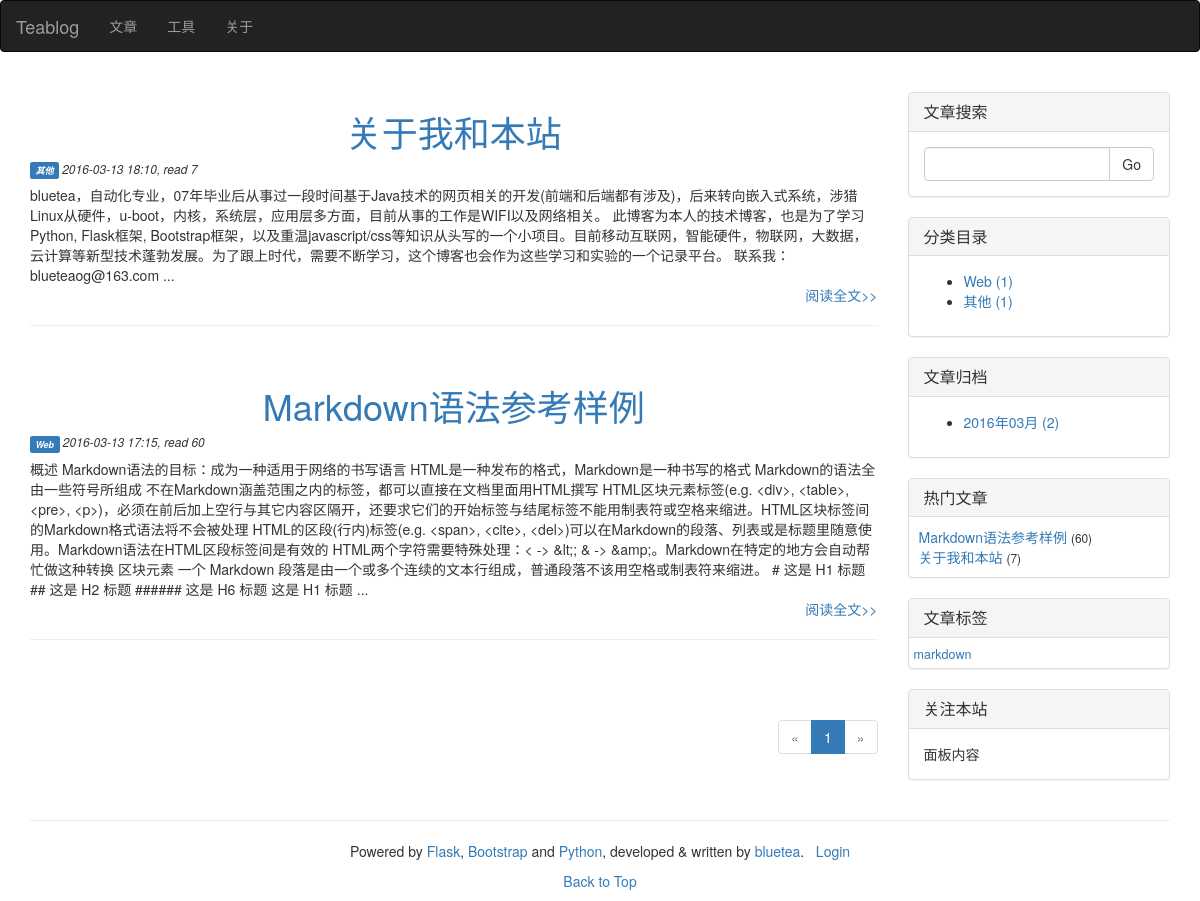
Before: / with the older database file.
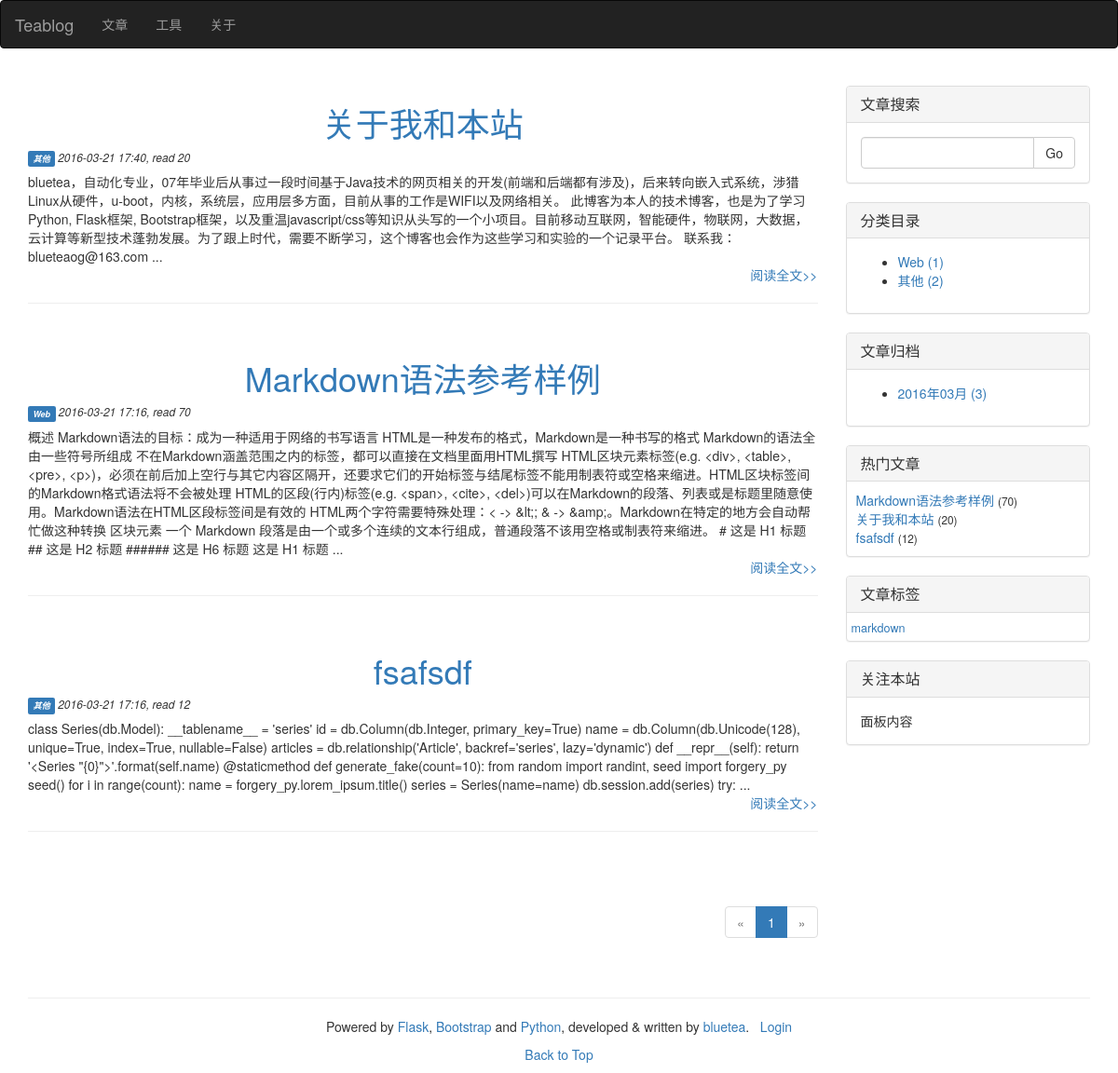
After: the same page with the newer database file.
### index.py (models this page shows, shortened)
class Article(db.Model):
    __tablename__ = 'articles'
    id = db.Column(db.Integer, primary_key=True)
    title = db.Column(db.Unicode(128), unique=True, index=True, nullable=False)
    content = db.Column(db.UnicodeText) # plain-text or markdown
    content_html = db.Column(db.UnicodeText) # html
    content_pre = db.Column(db.UnicodeText) # several top lines for preview in 'index' page
    content_size = db.Column(db.Integer)
    time_created = db.Column(db.DateTime, index=True, default=datetime.now())
    time_modified = db.Column(db.DateTime, index=True, default=datetime.now())
    read_count = db.Column(db.Integer)
    private = db.Column(db.Boolean) # non-public, or hidden
    category_id = db.Column(db.Integer, db.ForeignKey('categories.id'))
    series_id = db.Column(db.Integer, db.ForeignKey('series.id'), nullable=True) # could be null
    tags = db.Column(db.Unicode(256), index=True, nullable=True) # space separated tag worlds

class Category(db.Model):
    __tablename__ = 'categories'
    id = db.Column(db.Integer, primary_key=True)
    name = db.Column(db.Unicode(32), unique=True, index=True, nullable=False)
    articles = db.relationship('Article', backref='category', lazy='dynamic')

### index.py (the view)
@app.route('/')
def index():
    page = request.args.get('page', 1, type=int)
    pagination = Article.query.order_by(Article.time_modified.desc()).paginate(
                    page, per_page=app.config['TEABLOG_ARTICLES_PER_PAGE'], error_out=True)
    articles = pagination.items
    return render_template('index.html', articles=articles, pagination=pagination)

### index.py (called while the page is built)
def update_tags_cache(articles=None, reverse=False):
    tags = {}
    if not articles:
        articles = Article.query.order_by(Article.title).all()
    for article in articles:
        if not article.tags:
            continue
        for tag in article.tags.split():
            tags.setdefault(tag, set())
            tags[tag].add(article)
    return sorted(tags.items(), reverse=reverse) # _list_ of item: ('tag', {art1, art2, ...})

### templates/index.html (shortened to what this page needs)
{% extends 'base.html' %}
{% block page_content %}
{% for article in articles %}
<div class="post">
	<h1 class="post-title text-center"><a href="{{ url_for('article', id=article.id) }}">{{ article.title }}</a></h1>
    <p class="date">
        <h6>
            <em>
                <a href="{{ url_for('articles', by='category') }}#{{ article.category.name }}">
                    <span class="label label-primary">{{ article.category.name }}</span>
                </a>
                {{ article.time_modified.strftime("%Y-%m-%d %H:%M") }}, read {{ article.read_count }}
            </em>
        </h6>
    </p>
	<div class="post_body">
        {% if article.content_pre %}
            {{ article.content_pre|striptags }}
        {% elif article.content_html %}
            {{ article.content_html|striptags }}
        {% else %}
            {{ article.content }}
        {% endif %}
        ...
    </div>
    <p class="text-right"><a href="{{ url_for('article', id=article.id) }}">阅读全文&gt;&gt;</a></p>
    <hr><br>
</div>
{% endfor %}
<div class="pagination pull-right">
    {{ macros.widget_pagination(pagination, 'index') }}
</div>
{% endblock %}

### templates/base.html (shortened to what this page needs)
{% extends 'bootstrap/base.html' %}
{% import '_macros.html' as macros %}
{% block head %}
    {{ super() }}
    <link rel="stylesheet" href="{{ url_for('static', filename='css/teablog.css') }}">
    <link rel="stylesheet" href="{{ url_for('static', filename='css/pygments-css/friendly.css') }}">
{% endblock %}
{% block navbar %}
<div class="navbar navbar-inverse" role="navigation">
	<div class="navbar-header">
		<a class="navbar-brand" href="{{ url_for('index') }}">Teablog</a>
	</div>
	<div class="collapse navbar-collapse" id="navbar-menu-collapse">
		<ul class="nav navbar-nav">
			{% if current_user.is_authenticated() %}
            <li class="dropdown">
                <a href="{{ url_for('articles') }}" class="dropdown-toggle" data-toggle="dropdown">文章<b class="caret"></b></a>
                <ul class="dropdown-menu">
                   <li><a href="{{ url_for('articles') }}">所有文章</a></li>
                   <li><a href="{{ url_for('edit', opid='new') }}">写文章</a></li>
                   <li><a href="{{ url_for('admin.index') }}" target="_blank">管理</a></li>
                </ul>
            </li>
			{% else %}
            <li><a href="{{ url_for('articles') }}">文章</a></li>
			{% endif %}
			<li><a href="{{ url_for('tools') }}">工具</a></li>
			<li><a href="{{ url_for('about') }}">关于</a></li>
		</ul>
	</div>
</div>
{% endblock %}
{% block content %}
<div class="container">
    <div class="row">
        <div class="col-sm-9 blog-main">
        {% block page_content %}
        {% endblock %}
        </div>
        <div class="col-sm-3 blog-sidebar">
        {% block page_sidebar %}
            {{ macros.widget_search(None, 'articles') }}
            {{ macros.widget_category(sidebar_data['category'], 'articles') }}
            {{ macros.widget_archive(sidebar_data['archive'], 'articles') }}
            {{ macros.widget_popular(sidebar_data['popular'], 'article') }}
            {{ macros.widget_tags(sidebar_data['tags'], 'articles') }}
            <div class="panel panel-default">
                <div class="panel-heading">
                    <h3 class="panel-title">
                        关注本站
                    </h3>
                </div>
                <div class="panel-body">
                    面板内容
                </div>
            </div>
        {% endblock %}
        </div>
    </div>
    <footer class="blog-footer">
        <hr>
        <p class="text-center">
            Powered by <a href="http://flask.pocoo.org">Flask</a>,
            <a href="http://getbootstrap.com">Bootstrap</a> and <a href="http://python.org">Python</a>,
            developed &amp; written by <a href="mailto:blueteaog@163.com" target="_top">bluetea</a>. &nbsp;
            {% if current_user.is_authenticated() %}
                <a href="{{ url_for('logout') }}">Logout</a>
            {% else %}
                <a href="{{ url_for('login') }}">Login</a>
            {% endif %}
        </p>
        <p class="text-center">
            <a href="#">Back to Top</a>
        </p>
    </footer>
</div>
{% endblock %}

### templates/_macros.html (shortened to what this page needs)
{% macro widget_pagination(pagination, endpoint) %}
{% if pagination.total %}
<ul class="pagination">
    <li{%if not pagination.has_prev %} class="disabled"{% endif %}>
        <a href="{% if pagination.has_prev %}{{ url_for(endpoint, page=pagination.page-1, **kwargs) }}{% else %}#{% endif %}">
            &laquo;
        </a>
    </li>
    {% for p in pagination.iter_pages() %}
        {% if p %}
            {% if p == pagination.page %}
            <li class="active"><a href="{{ url_for(endpoint, page=p, **kwargs) }}">{{ p }}</a></li>
            {% else %}
            <li><a href="{{ url_for(endpoint, page=p, **kwargs) }}">{{ p }}</a></li>
            {% endif %}
        {% else %}
            <li class="disabled"><a href="#">&hellip;</a></li>
        {% endif %}
    {% endfor %}
    <li{%if not pagination.has_next %} class="disabled"{% endif %}>
        <a href="{% if pagination.has_next %}{{ url_for(endpoint, page=pagination.page+1, **kwargs) }}{% else %}#{% endif %}">
            &raquo;
        </a>
    </li>
</ul>
{% endif %}
{% endmacro %}
{% macro widget_search(data, endpoint) %}
<div class="panel panel-default">
    <div class="panel-heading">
        <h3 class="panel-title">文章搜索</h3>
    </div>
    <div class="panel-body">
        <form id="search_form" name="search_form" action="search" method="POST" role="form">
            <div class="input-group">
               <input id="searched_words" name="searched_words" type="text" class="form-control">
               <span class="input-group-btn">
                  <button class="btn btn-default" type="submit">Go</button>
               </span>
            </div>
        </form>
    </div>
</div>
{% endmacro %}
{% macro widget_category(data, endpoint) %}
<div class="panel panel-default">
    <div class="panel-heading">
        <h3 class="panel-title">分类目录</h3>
    </div>
    <div class="panel-body">
        <ul>
            {% for category, num in data.items() %}
                <li>
                    <a href="{{ url_for(endpoint, by='category') }}#{{ category.name }}">
                        {{ category.name }} ({{ num }})
                    </a>
                </li>
            {% endfor %}
        </ul>
    </div>
</div>
{% endmacro %}
{% macro widget_archive(data, endpoint) %}
<div class="panel panel-default">
    <div class="panel-heading">
        <h3 class="panel-title">文章归档</h3>
    </div>
    <div class="panel-body">
        <ul>
            {% for year, months in data.items() %}
                {% for month, num in months.items() %}
                    <li>
                        <a href="{{ url_for(endpoint, by='time_created') }}#{{ year }}-{{ month }}">
                            {{ year }}年{{ "%02d"|format(month) }}月 ({{ num }})
                        </a>
                    </li>
                {% endfor %}
            {% endfor %}
        </ul>
    </div>
</div>
{% endmacro %}
{% macro widget_popular(data, endpoint) %}
<div class="panel panel-default">
    <div class="panel-heading">
        <h3 class="panel-title">热门文章</h3>
    </div>
    <div class="panel-body" style="padding: 10px 5px 10px 10px;">
        {% for article in data %}
        <a href="{{ url_for(endpoint, id=article.id) }}">{{ article.title|truncate(30, True) }}</a> <small>({{ article.read_count }})</small><br>
        {% endfor %}
    </div>
</div>
{% endmacro %}
{% macro widget_tags(data, endpoint) %}
    {% set num_min, num_max = data[0] %}
    {% set font_min, font_max = (90, 270) %}
    {% if num_min == num_max or num_min == -1 %}
    {%      set size_delta = 0 %}
    {% else %}
    {%      set size_delta = ((font_max - font_min) // (num_max - num_min)) %}
    {% endif %}
<div class="panel panel-default">
    <div class="panel-heading">
        <h3 class="panel-title">文章标签</h3>
    </div>
    <div class="panel-body" style="padding: 5px;">
        {% for tag_data in data[1:] %}
        <a href="{{ url_for(endpoint, by='tag') }}#{{ tag_data[0] }}">
            <span style="font-size:{{ (tag_data[1] - num_min) * size_delta + font_min }}%">{{ tag_data[0] }}<span>
        </a>&nbsp;
        {% endfor %}
    </div>
</div>
{% endmacro %}

Changed rows visible on the page:
changed Article "关于我和本站": time_modified "2016-03-13 18:10" → "2016-03-21 17:40"; read_count "7" → "20"
changed Article "Markdown语法参考样例": time_modified "2016-03-13 17:15" → "2016-03-21 17:16"; read_count "60" → "70"
added Article: title "fsafsdf", category.name "其他", time_modified "2016-03-21 17:16", read_count "12", content_pre "class Series(db.Model): __tablename__ = 'series' id = db.Column(db.Integer, primary_key=True) name = db.Column(db.Unicode(128), unique=True, index=True, nullable=False) articles = db.relationship('Article', backref='series', lazy='dynamic') def __repr__(self): return '<Series \"{0}\">'.format(self.name) @staticmethod def generate_fake(count=10): from random import randint, seed import forgery_py seed() for i in range(count): name = forgery_py.lorem_ipsum.title() series = Series(name=name) db.session.add(series) try:"
computed for Category "其他": id "1" → "2"
Other visible differences:
list line gone: "2016 年 03 月 ( 2 )"
new list line: "2016 年 03 月 ( 3 )"
